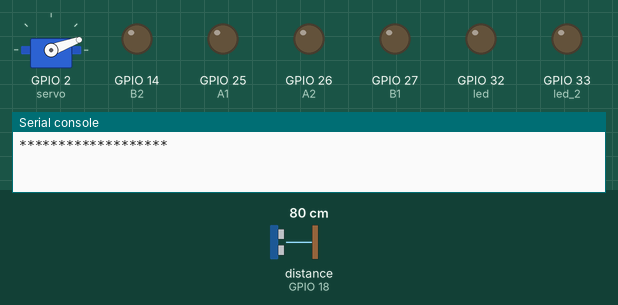
This program was run on a simulated ESP32 board running MicroPython. On the bench: servo, output pins drawn as LEDs (lit = HIGH), the last lines printed to the serial console. Inputs (shaded band) come from the test bench; at power-on: distance to the obstacle (sensor on GPIO 18) 80 cm. The echo pulse lasts 58.3 µs per cm; servo angles are drawn from the pulse width (0.5 ms = 0°, 2.5 ms = 180°); pins used as bus, display or sensor lines are not drawn.

Above: at 1.2 s.
1.3 s: distance to the obstacle (sensor on GPIO 18) set to 2 cm
At 2.33 s:
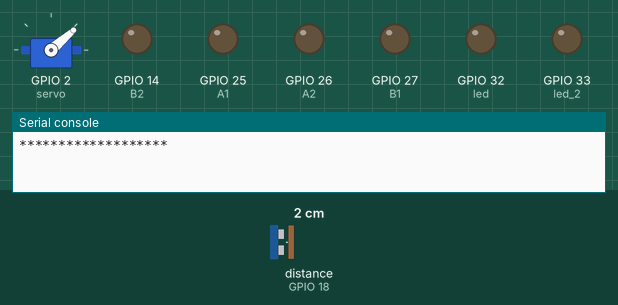
4.3 s: distance to the obstacle (sensor on GPIO 18) set to 250 cm
At 4.36 s:
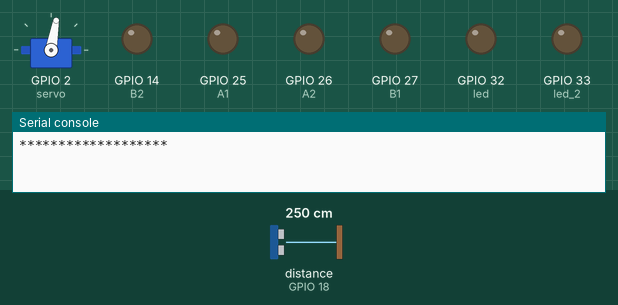
7.3 s: distance to the obstacle (sensor on GPIO 18) set to 4 cm
At 10.29 s:
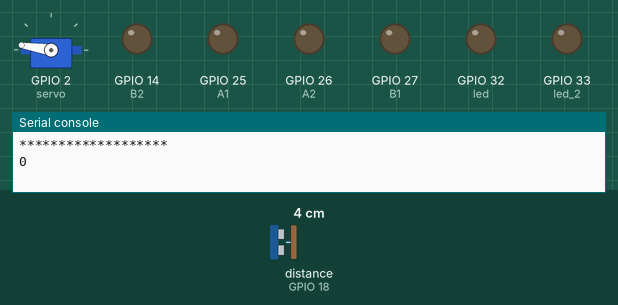
10.3 s: distance to the obstacle (sensor on GPIO 18) set to 120 cm
Timing chart, 0 to 14.3 s (numbered marks = the images above; inputs shaded):
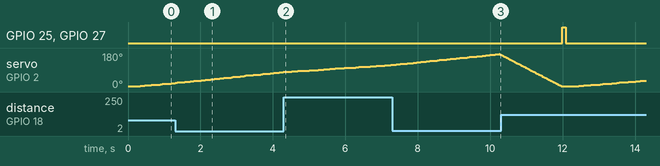

The program:

main2.py
```python
from machine import Pin , PWM , time_pulse_us
import time

servo = PWM(Pin(2) , freq = 50)
trig = Pin(5 , Pin.OUT)
echo = Pin(18 , Pin.IN)
led = Pin(32 , Pin.OUT)
led_2 = Pin(33 , Pin.OUT)

A1 = Pin(25 , Pin.OUT)
A2 = Pin(26 , Pin.OUT)
B1 = Pin(27 , Pin.OUT)
B2 = Pin(14 , Pin.OUT)

mane = 0

bonbast = False

Nahie1 = False
Nahie2 = False
Nahie3 = False
Nahie4 = False

def Front ():
    A1.on()
    A2.off()
    B1.on()
    B2.off()
    print("Front")

def Back ():
    A1.off()
    A2.on()
    B1.off()
    B2.on()
    print("Back")

def FR ():
    A1.off()
    A2.off()
    B1.on()
    B2.off()
    print("Front_Right")

def FL ():
    A1.on()
    A2.off()
    B1.off()
    B2.off()
    print("Front_Left")

def BL ():
    A1.off()
    A2.off()
    B1.off()
    B2.on()
    print("Back_Right")

def BR ():
    A1.off()
    A2.on()
    B1.off()
    B2.off()
    print("Back_Left")

def Stop():
    A1.off()
    A2.off()
    B1.off()
    B2.off()

def angel(drg):
    dut = int((drg / 180)*102+26)
    servo.duty(dut)
    #print(drg)
flag = False
A = 0
B = 0
myangin = 0
Stop()

while True:
    print("*******************")
    time.sleep_ms(100)
    for x in range(175):
        if(x >1):
            angel(x)
            time.sleep_ms(50)
            trig.value(0)
            time.sleep_us(5)
            trig.value(1)
            time.sleep_us(10)

            trig.value(0)
            Tool_Puls = time_pulse_us(echo , 1 , 30000)
            #print(Tool_Puls)
            Fasele = (340*Tool_Puls)/20000

            trig.value(0)
            time.sleep_us(5)
            trig.value(1)
            time.sleep_us(50)
            trig.value(0)
            Tool_Puls = time_pulse_us(echo , 1 , 30000)
            #print(Tool_Puls)
            Fasele = (340*Tool_Puls)/20000
#             print(Fasele)
#             print(Fasele)
            if (Fasele < 15 and Fasele > 5):
           # print("start")
#                 print(x)

                #print(Fasele)
                flag = True
                if (x >0 and x <45):
                    Nahie1 = True
#                     print('Nahie1')
                if (x >45 and x <90):
                    Nahie2 = True
#                     print('Nahie2')
                if (x >90 and x <110):
                    Nahie3 = True
#                     print('Nahie3')
                if (x >110 and x <180):
                    Nahie4 = True
#                     print('Nahie4')


#                 print(mane)
                Fasele =0
                Tool_Puls=0


    if (Nahie3 == True and Nahie2 == True):
        mane = 1
    if ( Nahie4 == True and Nahie3 == False and Nahie2 == False and Nahie1 ==False):
        mane = 2
    if (Nahie1 == True and Nahie3 == False and Nahie2 == False and Nahie4 ==False):
        mane = 3
    if (Nahie1 == True and Nahie2 == True and Nahie3 == False and Nahie4 == False):
        mane = 4
    if (Nahie3 == True and Nahie4 == True and Nahie1 == False and Nahie2 == False):
        mane = 5
    if (Nahie1 == True and Nahie4 == True and Nahie3 == False and Nahie2 == False):
        mane = 6
    if (Nahie1 == True and Nahie4 == True and Nahie3 == True and Nahie2 == True):
        mane = 7
    print(mane)

    Nahie1 = False
    Nahie2 = False
    Nahie3 = False
    Nahie4 = False

    for y in range(175 , -1 , -1):
        if(y >1):
            angel(y)
            time.sleep_ms(10)

    Front()
    time.sleep(.1)
    Stop()

    if (mane == 1 or mane == 5):
        FR()
        time.sleep(1)
        Stop()
    if (mane == 4):
        FL()
        time.sleep(1)
        Stop()
    if (mane == 2):
        Front()
        time.sleep(.1)
        Stop()
    if (mane == 3):
        Front()
        time.sleep(.1)
        Stop()
    if (mane == 6):
        Front()
        time.sleep(.1)
        Stop()
    if (mane == 7):
        bonbast = True
    if (mane == 6 and bonbast == True):
        Back()
        time.sleep(.3)
        Stop()
    mane = 0
```
